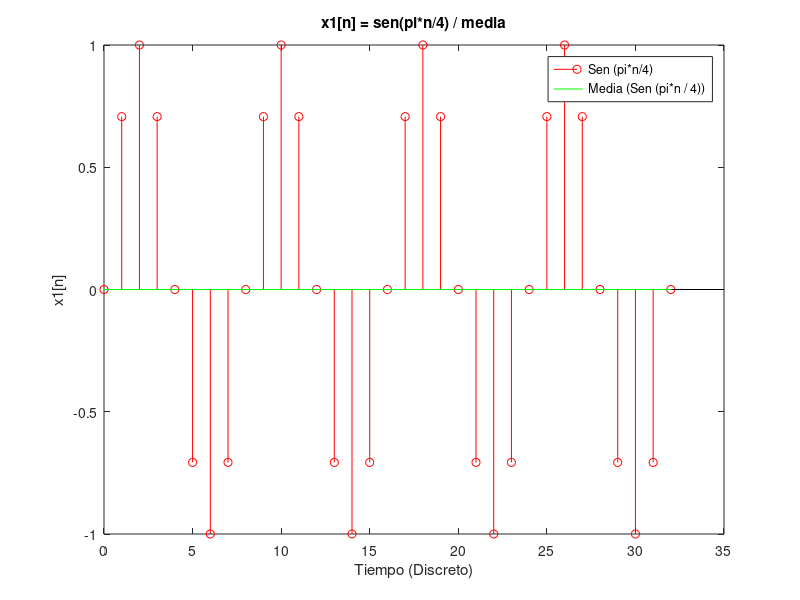

Here is the MATLAB script that generated this plot:
% ejercicio6b.m
n = [0:32];
x1 = sin(pi*n/4);
y1 = mean(x1);
stem(n,x1,'r')
title('x1[n] = sen(pi*n/4) / media')
xlabel('Tiempo (Discreto)')
ylabel('x1[n]')
hold on
m1=y1*ones(1,33);
plot(n,m1,'g')
hold off
legend('Sen (pi*n/4)', 'Media (Sen (pi*n / 4))');
